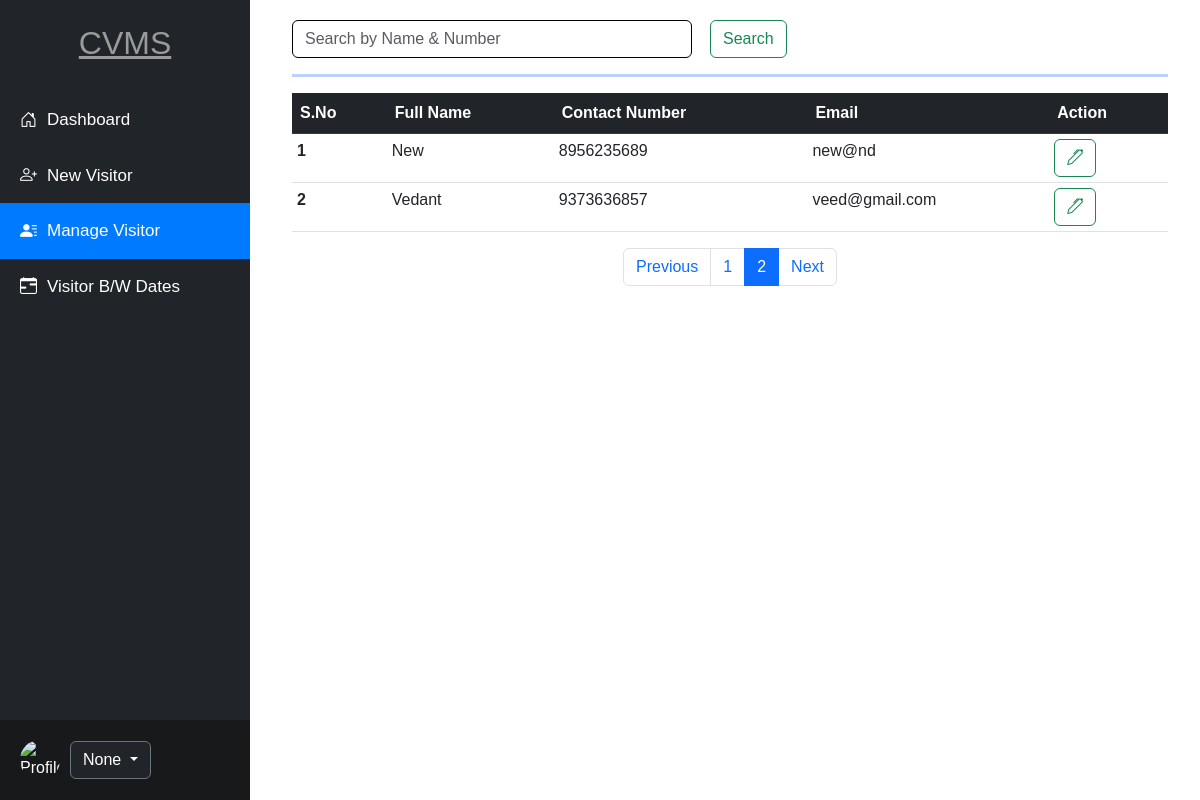
The app's page /managevisiter?page=2 with its own data.
### app/models.py (models this page shows, shortened)
class Add_new_visiter(models.Model):
    id = models.AutoField(primary_key=True)
    fullname = models.CharField(max_length=100)
    email = models.EmailField()
    phonenum = models.CharField(max_length=15)
    address = models.TextField()
    whomtomeet = models.CharField(max_length=100)
    department = models.CharField(max_length=100)
    reasontomeet = models.CharField(max_length=255)
    date = models.DateField(auto_now_add=True)
    remark = models.CharField(max_length=20,default='')

### app/views.py (the view, shortened to what this page needs)
# urls.py: path('managevisiter',views.Managevisiter,name='managevisiter'),
def Managevisiter(request):
    username = request.session.get('username')
    visitors = None
    if not visitors:
        try:
            visitors = Add_new_visiter.objects.all()
        except :
            messages.error(request,"Something went wrong...!")
    paginator = Paginator(visitors, 8)
    page_number = request.GET.get('page')
    try:
        page_obj  = paginator.get_page(page_number)
    except PageNotAnInteger:
        page_obj = paginator.page(1)
    param = {'visitors':page_obj,'username': username}
    return render(request,'managevisiter.html',param)

### app/templates/managevisiter.html (shortened to what this page needs)
<!DOCTYPE html>
<html lang="en">
<head>
    <link href="https://cdn.jsdelivr.net/npm/bootstrap@5.3.0-alpha1/dist/css/bootstrap.min.css" rel="stylesheet">
    <link href="https://cdnjs.cloudflare.com/ajax/libs/bootstrap-icons/1.5.0/font/bootstrap-icons.min.css" rel="stylesheet">
    <link rel="stylesheet" href="https://cdn.jsdelivr.net/npm/bootstrap-table@1.23.2/dist/bootstrap-table.min.css">
</head>
<body>
    <div class="container-fluid">
        <div class="sidebar">
            <div>
                <h2 class="mt-1">CVMS</h2>
                <a href="/dashboard"><i class="bi bi-house-door"></i>Dashboard</a>
                <a href="/newvisiter"><i class="bi bi-person-plus"></i>New Visitor</a>
                <a href="/managevisiter"><i class="bi bi-person-lines-fill"></i>Manage Visitor</a>
                <a href="/visitbydate"><i class="bi bi-calendar-range"></i>Visitor B/W Dates</a>
            </div>
            <div class="profile-section">
                <img src="https://encrypted-tbn0.gstatic.com/images?q=tbn:ANd9GcTpvAh_S9v0U8Sy7IK76J4PMEATaqYuc8j_lQ&s" alt="Profile Image">
                <div class="dropdown">
                    <button class="btn btn-secondary dropdown-toggle bg-dark" type="button" id="dropdownMenuButton"
                        data-bs-toggle="dropdown" aria-expanded="false">
                        {{ username }}
                    </button>
                </div>
            </div>
        </div>
        <div class="content">
            <div class="search-bar mb-1">
                <form class="d-flex" method="post">
                    <input class="form-control me-2" type="search" name="searchfield" placeholder="Search by Name & Number" autocomplete="off" aria-label="Search">
                    <button class="btn btn-outline-success" type="submit">Search</button>
                </form>
            </div>
            <hr class="my-3" style="border-top: 3px solid rgb(0, 68, 255);">
            <div class="table1">
                <table class="table">
                    <thead class="thead-dark">
                        <tr class="table-dark">
                            <th scope="col">S.No</th>
                            <th scope="col">Full Name</th>
                            <th scope="col">Contact Number</th>
                            <th scope="col">Email</th>
                            <th scope="col">Action</th>
                        </tr>
                    </thead>
                    <tbody>
                        {% for visitor in visitors %}
                        <tr>
                            <th>{{ forloop.counter }}</th>
                            <td>{{ visitor.fullname }}</td>
                            <td>{{ visitor.phonenum }}</td>
                            <td>{{ visitor.email }}</td>
                            <td><a class="btn btn-outline-success" href="/updatevisiter/{{ visitor.id }}"><i class="bi bi-pen"></i></a></td>
                        </tr>
                        {% endfor %}
                    </tbody>
                </table>
                <nav aria-label="Visitor navigation">
                    <ul class="pagination justify-content-center">
                        {% if visitors.has_previous %}
                            <li class="page-item">
                                <a class="page-link" href="?page={{ visitors.previous_page_number}}">Previous</a>
                            </li>
                        {%  else %}
                            <li class="page-item">
                                <a class="page-link" tabindex="-1">Previous</a>
                            </li>
                        {% endif %}
                        {% for i in visitors.paginator.page_range %}
                            {% if i == visitors.number %}
                                <li class="page-item">
                                    <a class="page-link active" href="?page={{i}}">{{i}}</a>
                                </li>
                            {% else %}
                                <li class="page-item">
                                    <a class="page-link" href="?page={{i}}">{{i}}</a>
                                </li>
                            {% endif %}
                        {% endfor %}
                        {% if visitors.has_next %}
                            <li class="page-item">
                                <a class="page-link" href="?page={{ visitors.next_page_number }}">Next</a>
                            </li>
                        {%else%}
                            <li class="page-item">
                                <a class="page-link" tabindex="-1">Next</a>
                            </li>
                        {% endif %}
                    </ul>
                </nav>
            </div>
        </div>
    </div>
</body>
</html>

### app/templates/managevisiter.html (style rules this page uses)
body { font-family: Arial, sans-serif; margin: 0; }
.sidebar { height: 100vh; width: 250px; position: fixed; top: 0; left: 0; background-color: #212529; color: white; padding-top: 20px; display: flex; flex-direction: column; justify-content: space-between; }
.sidebar a { color: white; padding: 15px 20px; text-decoration: none; font-size: 17px; display: flex; align-items: center; }
.sidebar a.active { background-color: #007bff; color: white; }
.sidebar a i { margin-right: 10px; }
.sidebar .profile-section { padding: 20px; display: flex; align-items: center; background-color: #18191a; }
.sidebar .profile-section img { border-radius: 50%; width: 40px; height: 40px; margin-right: 10px; }
.sidebar h2 { text-align: center; text-decoration: underline; margin-bottom: 30px; color: rgba(255, 255, 255, 0.538); }
.content { margin-left: 260px; padding: 20px; }
.search-bar input { width: 400px; border: 1px solid black; }
.search-bar button { margin-left: 10px; }
.table1 table tbody tr { padding: 0 !important; margin: 0 !important; }
.table1 table tbody tr td, .table1 table tbody tr th { padding: 5px !important; }
.table1 table tbody tr:nth-child(odd) { background-color: #ffffff; }
.table1 table tbody tr:nth-child(even) { background-color: #a3e4d7a8; }

### records on screen
Add_new_visiter: fullname "New", phonenum "8956235689", email "new@nd"
Add_new_visiter: fullname "Vedant", phonenum "9373636857", email "veed@gmail.com"

### other values on screen
{{ username }} "None"
{{ i }} "1"
{{ i }} "2"
